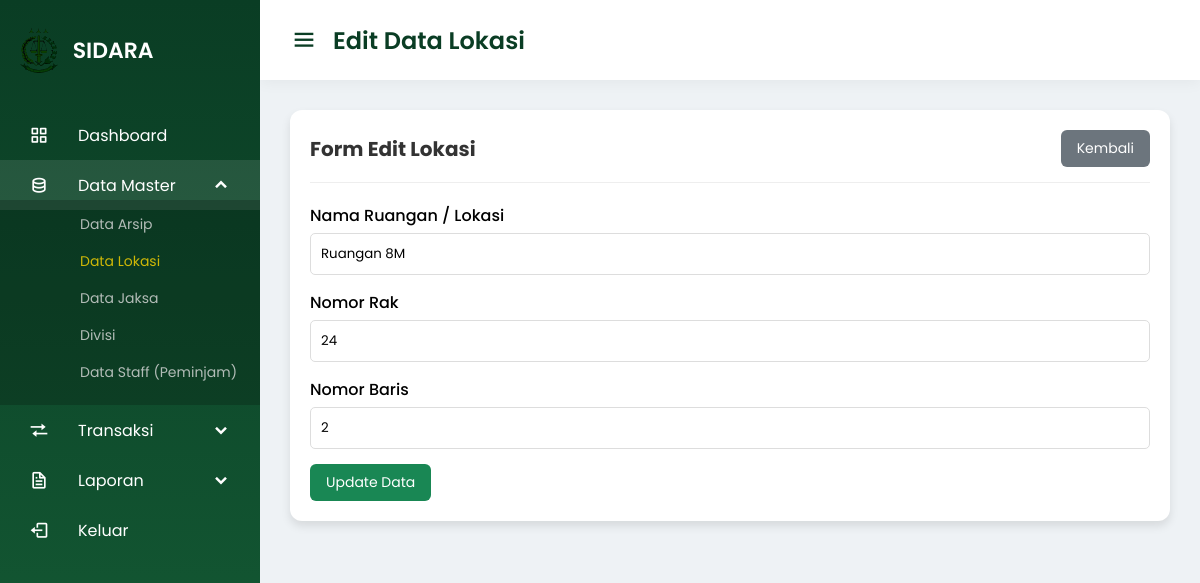
The page /SIDARA/admin/data_master/data_lokasi/edit_lokasi.php?id=3 (signed in) on the database its author committed.
### tables this page shows
CREATE TABLE `data_lokasi` (
  `id_lokasi` int NOT NULL,
  `nama_lokasi` varchar(100) NOT NULL,
  `rak` varchar(50) DEFAULT NULL,
  `baris` varchar(50) DEFAULT NULL
);

### SIDARA/admin/data_master/data_lokasi/edit_lokasi.php (the view, shortened to what this page needs)
<?php
include '../../../config/koneksi.php';
$id = $_GET['id'];
$data = mysqli_query($conn, "SELECT * FROM data_lokasi WHERE id_lokasi='$id'");
$d = mysqli_fetch_assoc($data);
?>
<!DOCTYPE html>
<html lang="id">
<head>
    <link rel="stylesheet" href="/sidara/assets/style.css">
    <link href='https://unpkg.com/boxicons@2.0.7/css/boxicons.min.css' rel='stylesheet'>
</head>
<body>
    <?php include '../../layout/navbar.php'; ?>
    <section class="home-section">
        <nav>
            <div class="sidebar-button">
                <i class='bx bx-menu sidebarBtn'></i>
                <span class="dashboard">Edit Data Lokasi</span>
            </div>
        </nav>
        <div class="home-content">
            <div class="card">
                <div class="card-header">
                    <h3>Form Edit Lokasi</h3>
                    <a href="data_lokasi.php" class="btn-add" style="background:#6c757d;">Kembali</a>
                </div>
                <form method="POST">
                    <label class="form-label">Nama Ruangan / Lokasi</label>
                    <input type="text" name="nama_lokasi" class="form-input" value="<?= $d['nama_lokasi']; ?>" required>
                    <label class="form-label">Nomor Rak</label>
                    <input type="text" name="rak" class="form-input" value="<?= $d['rak']; ?>" required>
                    <label class="form-label">Nomor Baris</label>
                    <input type="text" name="baris" class="form-input" value="<?= $d['baris']; ?>" required>
                    <button type="submit" name="update" class="btn-add">Update Data</button>
                </form>
            </div>
        </div>
    </section>
</body>
</html>

### SIDARA/assets/style.css (style rules this page uses)
:root { --sidebar-gradient: linear-gradient(180deg, #0a3d24 0%, #155d36 100%); --bg-left-gradient: linear-gradient(135deg, #e8f5e9 0%, #c8e6c9 100%); --primary-color: #198754; --primary-hover: #146c43; --accent-color: #ffd700; --secondary-navy: #212529; --text-dark: #333; --text-light: #ffffff; --text-muted: #6c757d; --border-color: #ced4da; --input-bg: #e9ecef; --shadow-soft: 0 10px 30px rgba(0,0,0,0.1); }
* { margin: 0; padding: 0; box-sizing: border-box; font-family: 'Poppins', sans-serif; }
.home-section { position: relative; background: #eef2f5; min-height: 100vh; left: 260px; width: calc(100% - 260px); transition: all 0.5s ease; }
.home-section nav { display: flex; justify-content: space-between; height: 80px; background: #fff; align-items: center; position: sticky; top: 0; z-index: 99; padding: 0 30px; box-shadow: 0 2px 15px rgba(0,0,0,0.05); }
.home-section nav .sidebar-button { display: flex; align-items: center; font-size: 24px; font-weight: 600; color: #0a3d24; }
.home-section nav .sidebar-button i { font-size: 28px; margin-right: 15px; cursor: pointer; }
.home-content { padding: 30px; }
.card { background: #fff; padding: 20px; border-radius: 12px; box-shadow: 0 5px 10px rgba(0,0,0,0.1); margin-bottom: 20px; }
.card-header { display: flex; justify-content: space-between; align-items: center; margin-bottom: 20px; border-bottom: 1px solid #eee; padding-bottom: 15px; }
.card-header h3 { color: #333; font-size: 20px; }
.btn-add { background: var(--primary-color); color: #fff; padding: 8px 16px; border-radius: 6px; text-decoration: none; font-size: 14px; border: none; cursor: pointer; }
.form-input { width: 100%; padding: 10px; margin-bottom: 15px; border: 1px solid #ddd; border-radius: 5px; }
.form-label { display: block; margin-bottom: 5px; font-weight: 500; }

### rows shown on the page
data_lokasi: nama_lokasi "Ruangan 8M", rak "24", baris "2"
